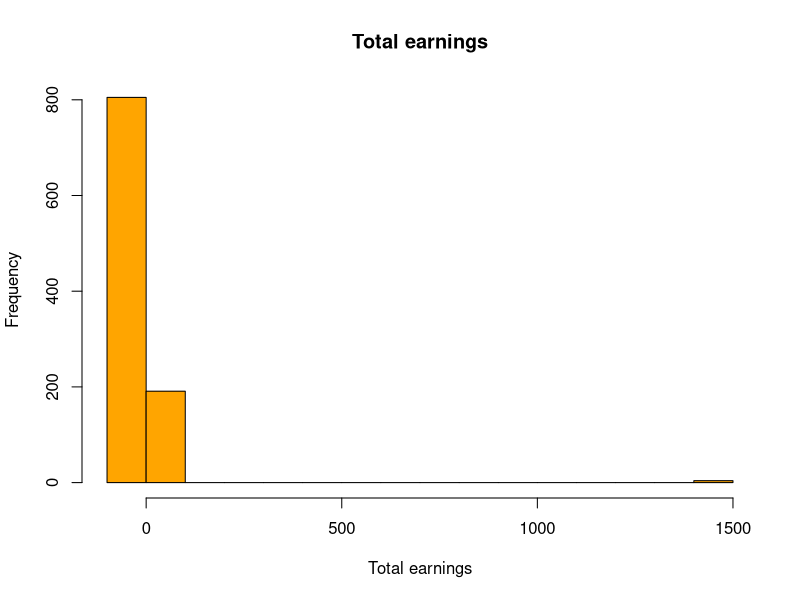

This figure's R source:
buy_in <- 10


top_five_prizes <- c(35, 23, 18, 15, 13, 0)
top_five_probabilities <- c(3/100, 3/100, 4/100, 4/100, 4/100, 82/100)
simulate_tournament <- function() {
  num_players <- 30
  prize <- sample(top_five_prizes, 1, prob = top_five_probabilities)
  total <- prize
  
  for (i in 1:sample(0:4, 1)) {
    
    jackpot <- sample(c(1500, 25000, 0), 1, prob = c(1/1000, 1/100000, 99899/100000))
    howmany <- sample(c(0,1,2,3,4), 1, prob = c(5/6, 1/12, 1/25, 1/30, 9/200))
    bounty <- howmany * 1.25 * 1.2^sample(1:4, 1)
    total <- total + jackpot + bounty
  }
  return(total - buy_in)
}

num_sims <- 1000

earnings <- replicate(num_sims, simulate_tournament())

hist(earnings, main = "Total earnings", xlab = "Total earnings", col = "orange", border = "black")
mean(sum(earnings))
